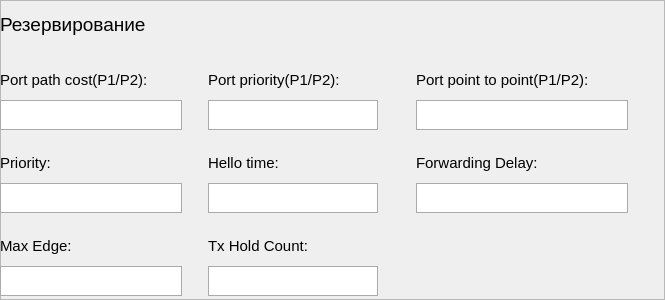
       <widget class="QFrame" name="frame_53">
        <property name="geometry">
         <rect>
          <x>35</x>
          <y>944</y>
          <width>665</width>
          <height>300</height>
         </rect>
        </property>
        <property name="frameShape">
         <enum>QFrame::StyledPanel</enum>
        </property>
        <property name="frameShadow">
         <enum>QFrame::Raised</enum>
        </property>
        <widget class="QFrame" name="frame_45">
         <property name="geometry">
          <rect>
           <x>208</x>
           <y>60</y>
           <width>170</width>
           <height>70</height>
          </rect>
         </property>
         <property name="styleSheet">
          <string notr="true">QFrame { border: none; }</string>
         </property>
         <property name="frameShape">
          <enum>QFrame::StyledPanel</enum>
         </property>
         <property name="frameShadow">
          <enum>QFrame::Raised</enum>
         </property>
         <widget class="QLabel" name="label_38">
          <property name="geometry">
           <rect>
            <x>0</x>
            <y>0</y>
            <width>170</width>
            <height>40</height>
           </rect>
          </property>
          <property name="font">
           <font>
            <pointsize>11</pointsize>
           </font>
          </property>
          <property name="text">
           <string>Port priority(P1/P2):</string>
          </property>
         </widget>
         <widget class="QLineEdit" name="lineEdit_25">
          <property name="geometry">
           <rect>
            <x>0</x>
            <y>40</y>
            <width>170</width>
            <height>30</height>
           </rect>
          </property>
          <property name="font">
           <font>
            <pointsize>11</pointsize>
           </font>
          </property>
          <property name="styleSheet">
           <string notr="true">QLineEdit { border: 1px solid #aaaaaa; }</string>
          </property>
         </widget>
        </widget>
        <widget class="QFrame" name="frame_52">
         <property name="geometry">
          <rect>
           <x>416</x>
           <y>60</y>
           <width>212</width>
           <height>70</height>
          </rect>
         </property>
         <property name="styleSheet">
          <string notr="true">QFrame { border: none; }</string>
         </property>
         <property name="frameShape">
          <enum>QFrame::StyledPanel</enum>
         </property>
         <property name="frameShadow">
          <enum>QFrame::Raised</enum>
         </property>
         <widget class="QLabel" name="label_46">
          <property name="geometry">
           <rect>
            <x>0</x>
            <y>0</y>
            <width>212</width>
            <height>40</height>
           </rect>
          </property>
          <property name="font">
           <font>
            <pointsize>11</pointsize>
           </font>
          </property>
          <property name="text">
           <string>Port point to point(P1/P2):</string>
          </property>
         </widget>
         <widget class="QLineEdit" name="lineEdit_32">
          <property name="geometry">
           <rect>
            <x>0</x>
            <y>40</y>
            <width>212</width>
            <height>30</height>
           </rect>
          </property>
          <property name="font">
           <font>
            <pointsize>11</pointsize>
           </font>
          </property>
          <property name="styleSheet">
           <string notr="true">QLineEdit { border: 1px solid #aaaaaa; }</string>
          </property>
         </widget>
        </widget>
        <widget class="QFrame" name="frame_47">
         <property name="geometry">
          <rect>
           <x>0</x>
           <y>143</y>
           <width>182</width>
           <height>70</height>
          </rect>
         </property>
         <property name="styleSheet">
          <string notr="true">QFrame { border: none; }</string>
         </property>
         <property name="frameShape">
          <enum>QFrame::StyledPanel</enum>
         </property>
         <property name="frameShadow">
          <enum>QFrame::Raised</enum>
         </property>
         <widget class="QLabel" name="label_40">
          <property name="geometry">
           <rect>
            <x>0</x>
            <y>0</y>
            <width>182</width>
            <height>40</height>
           </rect>
          </property>
          <property name="font">
           <font>
            <pointsize>11</pointsize>
           </font>
          </property>
          <property name="text">
           <string>Priority:</string>
          </property>
         </widget>
         <widget class="QLineEdit" name="lineEdit_27">
          <property name="geometry">
           <rect>
            <x>0</x>
            <y>40</y>
            <width>182</width>
            <height>30</height>
           </rect>
          </property>
          <property name="font">
           <font>
            <pointsize>11</pointsize>
           </font>
          </property>
          <property name="styleSheet">
           <string notr="true">QLineEdit { border: 1px solid #aaaaaa; }</string>
          </property>
         </widget>
        </widget>
        <widget class="QFrame" name="frame_46">
         <property name="geometry">
          <rect>
           <x>0</x>
           <y>226</y>
           <width>182</width>
           <height>70</height>
          </rect>
         </property>
         <property name="styleSheet">
          <string notr="true">QFrame { border: none; }</string>
         </property>
         <property name="frameShape">
          <enum>QFrame::StyledPanel</enum>
         </property>
         <property name="frameShadow">
          <enum>QFrame::Raised</enum>
         </property>
         <widget class="QLabel" name="label_39">
          <property name="geometry">
           <rect>
            <x>0</x>
            <y>0</y>
            <width>182</width>
            <height>40</height>
           </rect>
          </property>
          <property name="font">
           <font>
            <pointsize>11</pointsize>
           </font>
          </property>
          <property name="text">
           <string>Max Edge:</string>
          </property>
         </widget>
         <widget class="QLineEdit" name="lineEdit_26">
          <property name="geometry">
           <rect>
            <x>0</x>
            <y>40</y>
            <width>182</width>
            <height>30</height>
           </rect>
          </property>
          <property name="font">
           <font>
            <pointsize>11</pointsize>
           </font>
          </property>
          <property name="styleSheet">
           <string notr="true">QLineEdit { border: 1px solid #aaaaaa; }</string>
          </property>
         </widget>
        </widget>
        <widget class="QLabel" name="label_42">
         <property name="geometry">
          <rect>
           <x>0</x>
           <y>0</y>
           <width>181</width>
           <height>49</height>
          </rect>
         </property>
         <property name="font">
          <font>
           <pointsize>14</pointsize>
          </font>
         </property>
         <property name="styleSheet">
          <string notr="true">QLabel { border: none; }</string>
         </property>
         <property name="text">
          <string>Резервирование</string>
         </property>
        </widget>
        <widget class="QFrame" name="frame_50">
         <property name="geometry">
          <rect>
           <x>0</x>
           <y>60</y>
           <width>182</width>
           <height>70</height>
          </rect>
         </property>
         <property name="styleSheet">
          <string notr="true">QFrame { border: none; }</string>
         </property>
         <property name="frameShape">
          <enum>QFrame::StyledPanel</enum>
         </property>
         <property name="frameShadow">
          <enum>QFrame::Raised</enum>
         </property>
         <widget class="QLabel" name="label_44">
          <property name="geometry">
           <rect>
            <x>0</x>
            <y>0</y>
            <width>182</width>
            <height>40</height>
           </rect>
          </property>
          <property name="font">
           <font>
            <pointsize>11</pointsize>
           </font>
          </property>
          <property name="text">
           <string>Port path cost(P1/P2):</string>
          </property>
         </widget>
         <widget class="QLineEdit" name="lineEdit_30">
          <property name="geometry">
           <rect>
            <x>0</x>
            <y>40</y>
            <width>182</width>
            <height>30</height>
           </rect>
          </property>
          <property name="font">
           <font>
            <pointsize>11</pointsize>
           </font>
          </property>
          <property name="styleSheet">
           <string notr="true">QLineEdit { border: 1px solid #aaaaaa; }</string>
          </property>
         </widget>
        </widget>
        <widget class="QFrame" name="frame_49">
         <property name="geometry">
          <rect>
           <x>208</x>
           <y>226</y>
           <width>170</width>
           <height>70</height>
          </rect>
         </property>
         <property name="styleSheet">
          <string notr="true">QFrame { border: none; }</string>
         </property>
         <property name="frameShape">
          <enum>QFrame::StyledPanel</enum>
         </property>
         <property name="frameShadow">
          <enum>QFrame::Raised</enum>
         </property>
         <widget class="QLabel" name="label_43">
          <property name="geometry">
           <rect>
            <x>0</x>
            <y>0</y>
            <width>170</width>
            <height>40</height>
           </rect>
          </property>
          <property name="font">
           <font>
            <pointsize>11</pointsize>
           </font>
          </property>
          <property name="text">
           <string>Tx Hold Count:</string>
          </property>
         </widget>
         <widget class="QLineEdit" name="lineEdit_29">
          <property name="geometry">
           <rect>
            <x>0</x>
            <y>40</y>
            <width>170</width>
            <height>30</height>
           </rect>
          </property>
          <property name="font">
           <font>
            <pointsize>11</pointsize>
           </font>
          </property>
          <property name="styleSheet">
           <string notr="true">QLineEdit { border: 1px solid #aaaaaa; }</string>
          </property>
         </widget>
        </widget>
        <widget class="QFrame" name="frame_51">
         <property name="geometry">
          <rect>
           <x>416</x>
           <y>143</y>
           <width>212</width>
           <height>70</height>
          </rect>
         </property>
         <property name="styleSheet">
          <string notr="true">QFrame { border: none; }</string>
         </property>
         <property name="frameShape">
          <enum>QFrame::StyledPanel</enum>
         </property>
         <property name="frameShadow">
          <enum>QFrame::Raised</enum>
         </property>
         <widget class="QLabel" name="label_45">
          <property name="geometry">
           <rect>
            <x>0</x>
            <y>0</y>
            <width>212</width>
            <height>40</height>
           </rect>
          </property>
          <property name="font">
           <font>
            <pointsize>11</pointsize>
           </font>
          </property>
          <property name="text">
           <string>Forwarding Delay:</string>
          </property>
         </widget>
         <widget class="QLineEdit" name="lineEdit_31">
          <property name="geometry">
           <rect>
            <x>0</x>
            <y>40</y>
            <width>212</width>
            <height>30</height>
           </rect>
          </property>
          <property name="font">
           <font>
            <pointsize>11</pointsize>
           </font>
          </property>
          <property name="styleSheet">
           <string notr="true">QLineEdit { border: 1px solid #aaaaaa; }</string>
          </property>
         </widget>
        </widget>
        <widget class="QFrame" name="frame_48">
         <property name="geometry">
          <rect>
           <x>208</x>
           <y>143</y>
           <width>170</width>
           <height>70</height>
          </rect>
         </property>
         <property name="styleSheet">
          <string notr="true">QFrame { border: none; }</string>
         </property>
         <property name="frameShape">
          <enum>QFrame::StyledPanel</enum>
         </property>
         <property name="frameShadow">
          <enum>QFrame::Raised</enum>
         </property>
         <widget class="QLabel" name="label_41">
          <property name="geometry">
           <rect>
            <x>0</x>
            <y>0</y>
            <width>170</width>
            <height>40</height>
           </rect>
          </property>
          <property name="font">
           <font>
            <pointsize>11</pointsize>
           </font>
          </property>
          <property name="text">
           <string>Hello time:</string>
          </property>
         </widget>
         <widget class="QLineEdit" name="lineEdit_28">
          <property name="geometry">
           <rect>
            <x>0</x>
            <y>40</y>
            <width>170</width>
            <height>30</height>
           </rect>
          </property>
          <property name="font">
           <font>
            <pointsize>11</pointsize>
           </font>
          </property>
          <property name="styleSheet">
           <string notr="true">QLineEdit { border: 1px solid #aaaaaa; }</string>
          </property>
         </widget>
        </widget>
       </widget>
